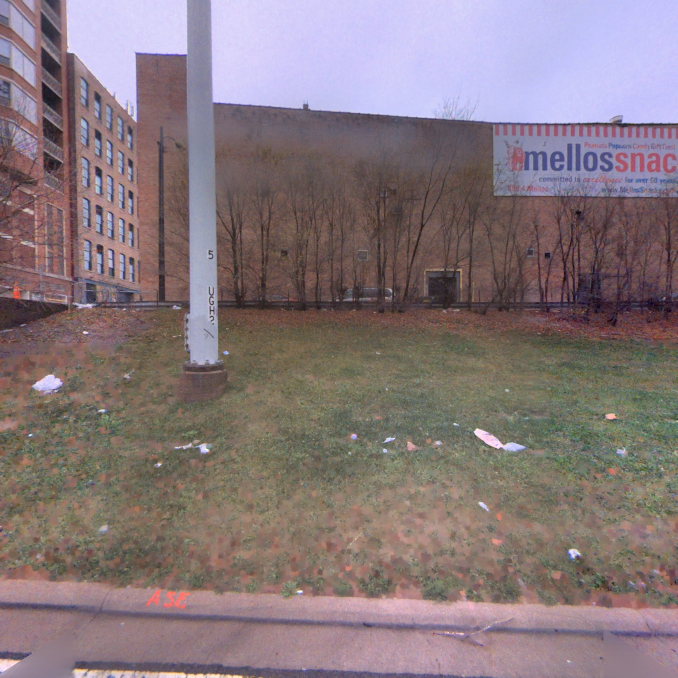
#> input picture Smear_Detection/data/sample_drive/cam_1/393408700.jpg, 2032 x 2032 px (shown at 1/3 size)
$ python -i laplacian_filter.py   (imports and definitions only)   (older library calls are emulated)
#> lines starting #> are read from the running program, lines starting #| are printed output that depends on the picture
#> further down, picture is the input picture: shape (2032, 2032, 3); mean B, G, R 124, 119.8, 134.6
import cv2


def apply_laplacian(src):
    ddepth = cv2.CV_16S
    # src = cv2.imread(cv2.samples.findFile(r'WhatsApp Image 2020-04-20 at 7.58.55 PM.jpeg'), cv2.IMREAD_COLOR) # Load an image
    src = cv2.resize(src, (500, 500))
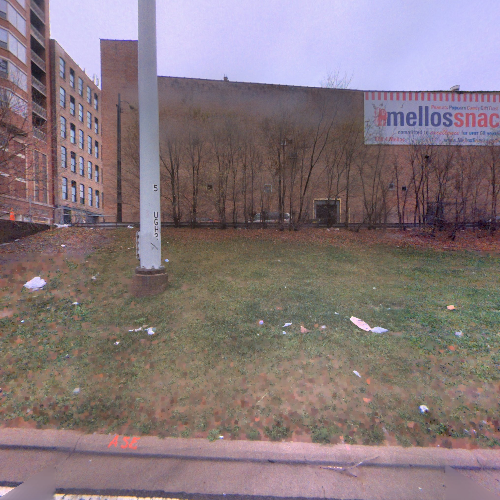
#> src: shape (500, 500, 3); mean of channels 0, 1, 2 123.9, 119.7, 134.5; drawn as B, G, R
    src = cv2.GaussianBlur(src, (3, 3), 0)
    print(src)
#> (printed output is left out)
    src_gray = cv2.cvtColor(src, cv2.COLOR_BGR2GRAY)
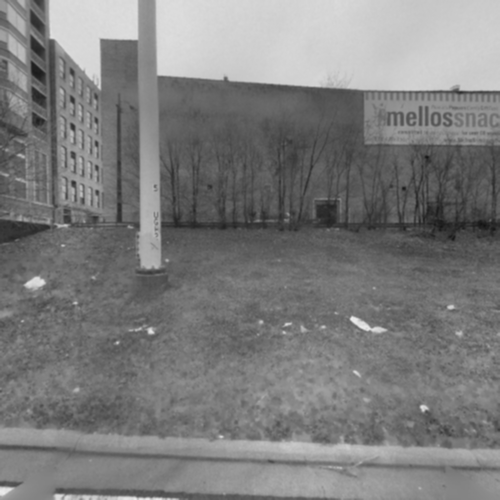
#> src_gray: shape (500, 500); min 18, max 237, mean 124.6
    print(src_gray)
#> (printed output is left out)
    dst = cv2.Laplacian(src_gray, ddepth, ksize=3)
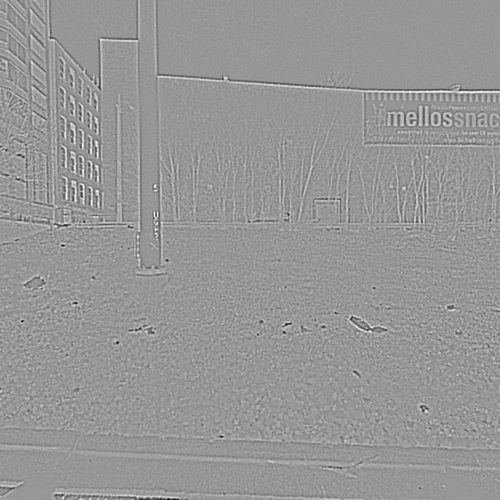
#> dst: shape (500, 500) int16; min -352, max 242, mean 0; drawn with min black and max white
    print(dst)
#> (printed output is left out)
    abs_dst = cv2.convertScaleAbs(dst)
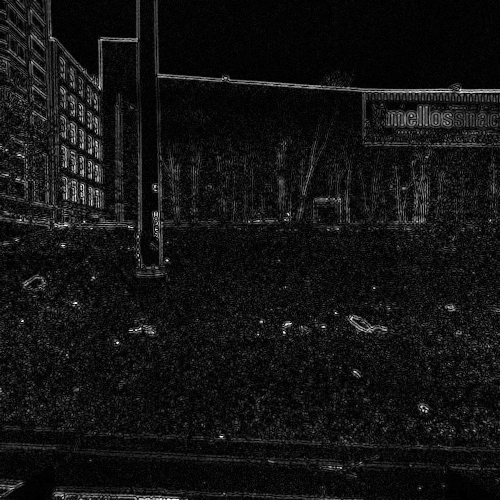
#> abs_dst: shape (500, 500); min 0, max 255, mean 19
    print(abs_dst)
#> (printed output is left out)
    cv2.imshow('abc', abs_dst)
    cv2.waitKey(0)

>>> import cv2
>>> picture = cv2.imread('data/sample_drive/cam_1/393408700.jpg')
>>> result = apply_laplacian(picture)

$ run again, on Smear_Detection/data/sample_drive/cam_1/393408885.jpg
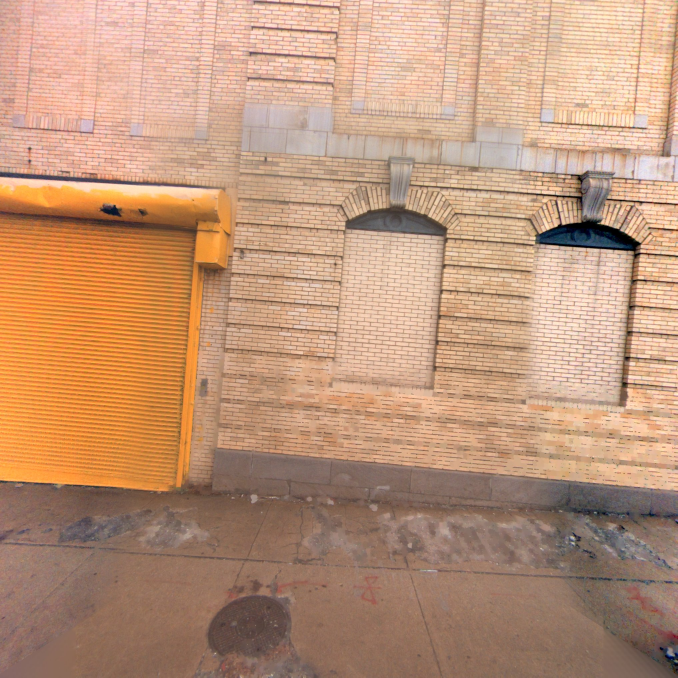
#> input picture Smear_Detection/data/sample_drive/cam_1/393408885.jpg, 2032 x 2032 px (shown at 1/3 size)
#> picture is the input picture: shape (2032, 2032, 3); mean B, G, R 121.1, 149.1, 190.1
#> (printed output is left out)
#> (printed output is left out)
#> in apply_laplacian, `dst = cv2.Laplacian(src_gray, ddepth, ksize=3)`:
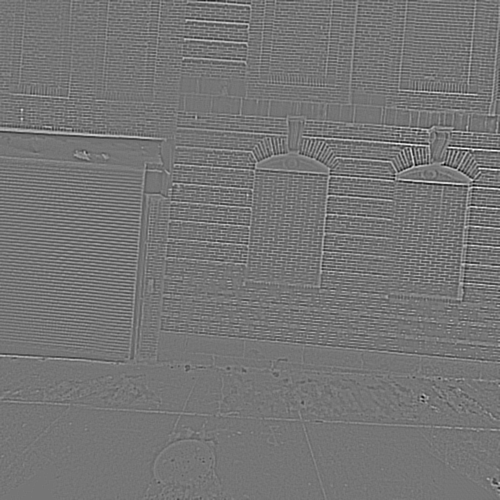
#> dst: shape (500, 500) int16; min -338, max 394, mean 0; drawn with min black and max white
#> (printed output is left out)
#> in apply_laplacian, `abs_dst = cv2.convertScaleAbs(dst)`:
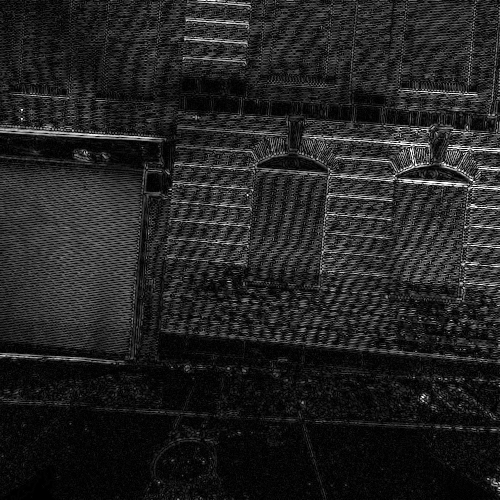
#> abs_dst: shape (500, 500); min 0, max 255, mean 34.7
#> (printed output is left out)

$ run again, on Smear_Detection/data/sample_drive/cam_1/393408894.jpg
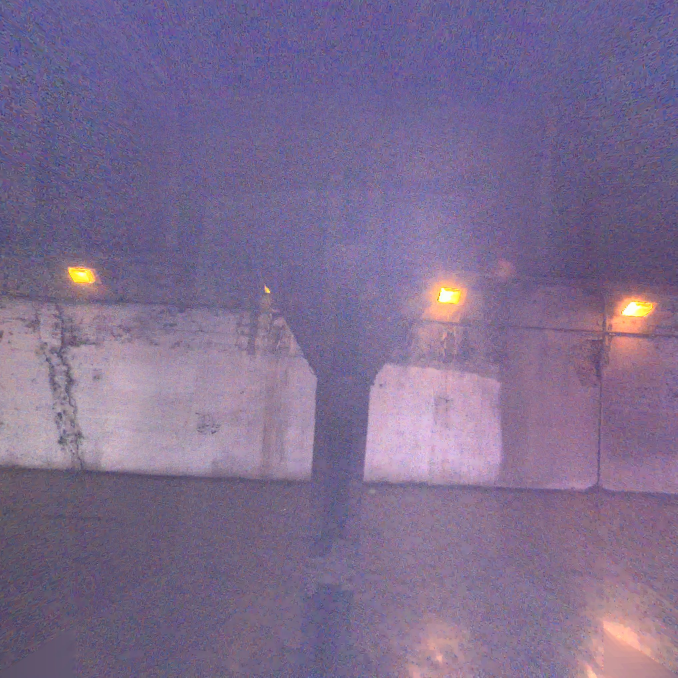
#> input picture Smear_Detection/data/sample_drive/cam_1/393408894.jpg, 2032 x 2032 px (shown at 1/3 size)
#> picture is the input picture: shape (2032, 2032, 3); mean B, G, R 143.4, 109.2, 126.1
#> (printed output is left out)
#> (printed output is left out)
#> in apply_laplacian, `dst = cv2.Laplacian(src_gray, ddepth, ksize=3)`:
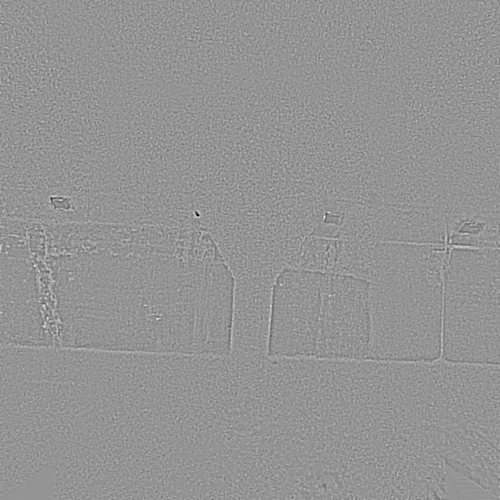
#> dst: shape (500, 500) int16; min -270, max 194, mean 0; drawn with min black and max white
#> (printed output is left out)
#> in apply_laplacian, `abs_dst = cv2.convertScaleAbs(dst)`:
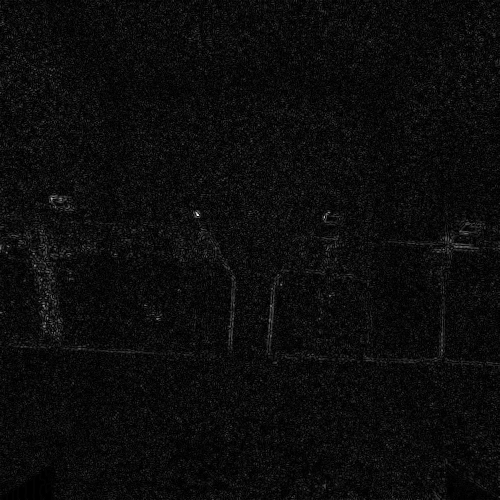
#> abs_dst: shape (500, 500); min 0, max 255, mean 11.9
#> (printed output is left out)

$ run again, on Smear_Detection/data/sample_drive/cam_1/393408925.jpg
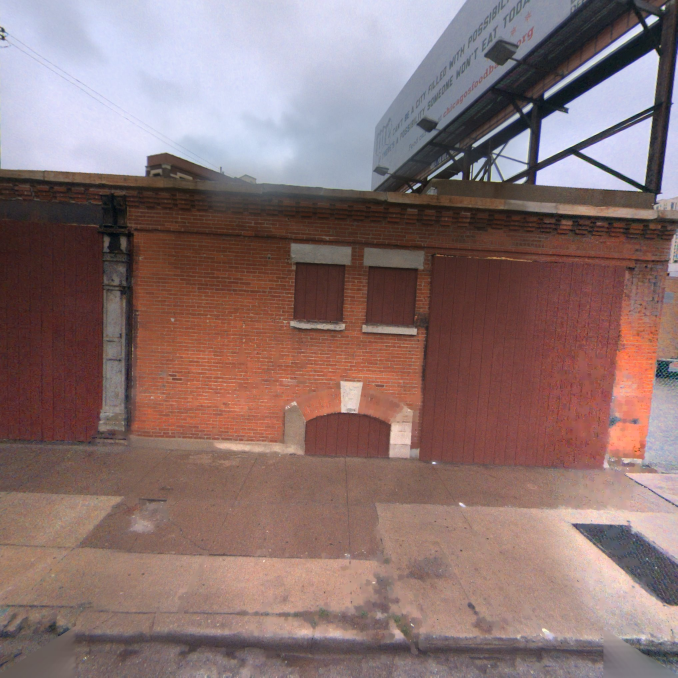
#> input picture Smear_Detection/data/sample_drive/cam_1/393408925.jpg, 2032 x 2032 px (shown at 1/3 size)
#> picture is the input picture: shape (2032, 2032, 3); mean B, G, R 114.4, 115.4, 139.4
#> (printed output is left out)
#> (printed output is left out)
#> in apply_laplacian, `dst = cv2.Laplacian(src_gray, ddepth, ksize=3)`:
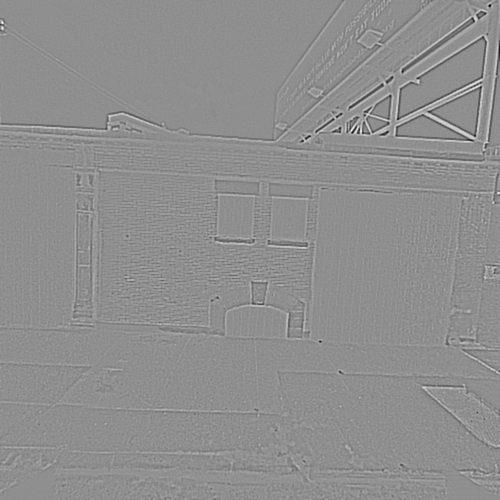
#> dst: shape (500, 500) int16; min -430, max 336, mean 0; drawn with min black and max white
#> (printed output is left out)
#> in apply_laplacian, `abs_dst = cv2.convertScaleAbs(dst)`:
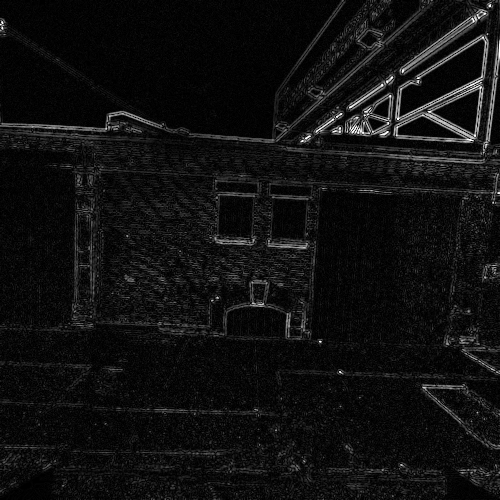
#> abs_dst: shape (500, 500); min 0, max 255, mean 16.2
#> (printed output is left out)
